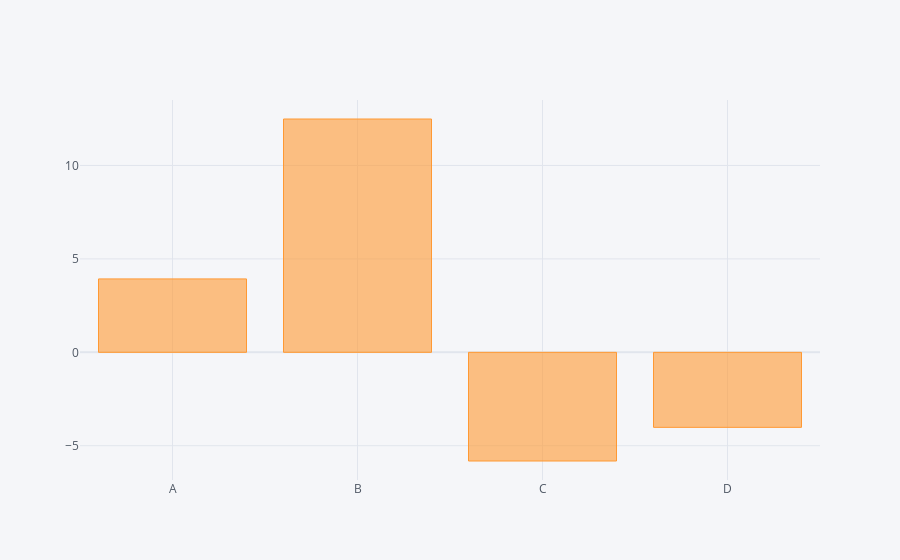

Here is the notebook cell this chart was saved with:
### Code cell
df1.sum().iplot(kind='bar')

### Figure 1 — Plotly figure (JSON) as saved in the notebook; plotly's stock layout.template omitted (floating-point values rounded to 4 significant figures)
{"data": [{"marker": {"color": "rgba(255, 153, 51, 0.6)", "line": {"color": "rgba(255, 153, 51, 1.0)", "width": 1}}, "name": "None", "orientation": "v", "text": "", "type": "bar", "x": ["A", "B", "C", "D"], "y": [3.93, 12.49, -5.816, -4.015]}], "layout": {"legend": {"bgcolor": "#F5F6F9", "font": {"color": "#4D5663"}}, "paper_bgcolor": "#F5F6F9", "plot_bgcolor": "#F5F6F9", "title": {"font": {"color": "#4D5663"}}, "xaxis": {"gridcolor": "#E1E5ED", "showgrid": true, "tickfont": {"color": "#4D5663"}, "title": {"font": {"color": "#4D5663"}, "text": ""}, "zerolinecolor": "#E1E5ED"}, "yaxis": {"gridcolor": "#E1E5ED", "showgrid": true, "tickfont": {"color": "#4D5663"}, "title": {"font": {"color": "#4D5663"}, "text": ""}, "zerolinecolor": "#E1E5ED"}}}
